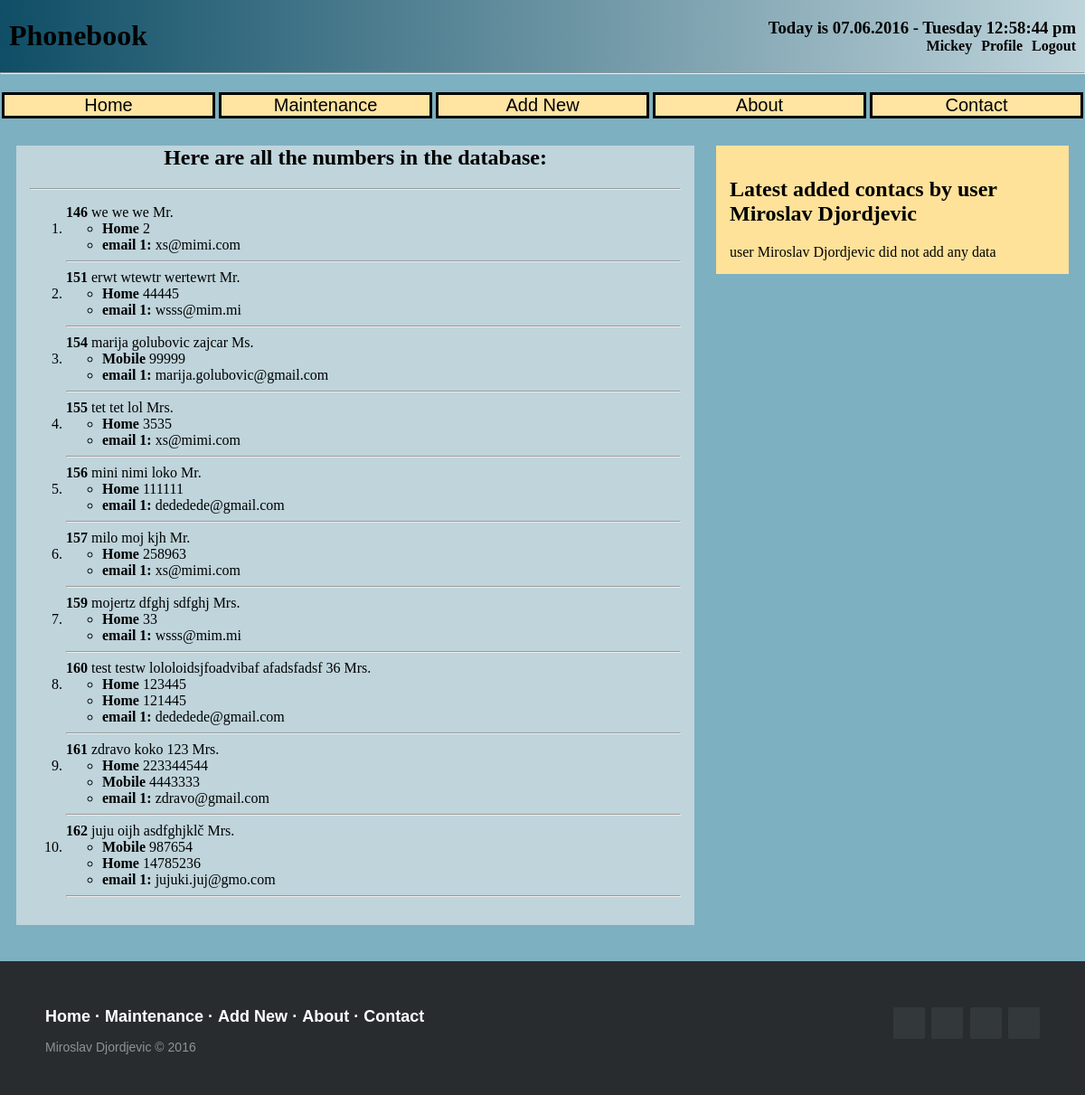
Page /home.php (signed in) on the committed database.
### tables this page shows
CREATE TABLE IF NOT EXISTS `t_phonebook_det` (
  `id` int(11) NOT NULL,
  `name` text,
  `surname` text,
  `gender` varchar(10) NOT NULL,
  `address` text,
  `title` text,
  `photo` blob NOT NULL,
  `useradded` text,
  `dateadded` timestamp NOT NULL DEFAULT CURRENT_TIMESTAMP
);

CREATE TABLE IF NOT EXISTS `t_phonebook_more_numbers` (
  `id` int(11) NOT NULL,
  `phonebook_id` int(11) NOT NULL,
  `description` text,
  `phone_number` varchar(15) DEFAULT NULL,
  `useradded` text,
  `dateadded` timestamp NOT NULL DEFAULT CURRENT_TIMESTAMP
);

CREATE TABLE IF NOT EXISTS `t_email` (
  `id` int(11) NOT NULL,
  `phonebook_id` int(11) NOT NULL,
  `email` varchar(255) NOT NULL
);

CREATE TABLE IF NOT EXISTS `t_user` (
  `id` int(11) NOT NULL,
  `username` varchar(16) NOT NULL,
  `password` varchar(128) NOT NULL,
  `first_name` varchar(40) NOT NULL,
  `last_name` varchar(40) NOT NULL,
  `email` varchar(50) NOT NULL,
  `rol` enum('Administrator','User','','') NOT NULL,
  `active` varchar(255) NOT NULL DEFAULT 'No',
  `salt` char(128) NOT NULL,
  `resetComplete` varchar(3) NOT NULL DEFAULT 'No',
  `resetToken` varchar(255) NOT NULL
);

### includes/helpers.inc.php (the view)
<?php
function html($text)
{
	return htmlspecialchars($text, ENT_QUOTES, 'UTF-8');
}
function htmlout($text)
{
	echo html($text);
}

### home.php (shortened to what this page needs)
<?php
include('conn.php');
if($pdo){
 $log_user = "SELECT id, first_name, last_name, rol FROM t_user WHERE username= '".$_SESSION['username']."'";
			   $userIDD = $pdo->query($log_user);
while ($row = $userIDD->fetch()){
					$user_data[] = $row;
				}}
				foreach ($user_data as $user_loged) {
								$userID = $user_loged['id'];
								$first_name = $user_loged['first_name'];
								$last_name = $user_loged['last_name'];
								$rol = $user_loged['rol'];
								 }
?>
<!DOCTYPE html>
<html>
	<head>
		<link rel="stylesheet" type="text/css" href="mycss.css">
	</head>
	<body>
		<header class="bar">
			<?php include 'header.php';
			?>
		</header>
		<div id="menu">
			<?php include 'main_menu.php';
			?>
		</div>
		<div id="body">
			<div class="content">
				<?php
				try{
					switch ($rol) {
						case "Administrator":
							$sql = "SELECT DISTINCT id, name, surname, address, title
							FROM t_phonebook_det";
							$result = $pdo->query($sql);
						break;
					}
					$recent_posts = "SELECT * FROM t_phonebook_det WHERE useradded = '$userID' ORDER BY id DESC LIMIT 5";
					$result_rec = $pdo->query($recent_posts);
				}
				catch (PDOException $e){
					$error = 'Error fetching number: ' . $e->getMessage();
					include 'error.html.php';
					exit();
				}
				while ($row = $result->fetch()){
					$names[] = $row;
				}
				include 'names.html.php';
				?>
			</div>
			<div class="aside">
				<?php
					include 'latest.php';
				?>
			</div>
		</div>
	</body>
	<footer class="footer-distributed">
		<?php include 'footer.php';
		?>
	</footer>
</html>

### header.php (shortened to what this page needs)
<?php
echo '<h1>Phonebook</h1>
	<div class="right_header_content">
		<h3>';
echo 'Today is'.  '  '. date('d.m.Y') . ' - ' . date('l') . ' ' . date('h:i:s a') . '';
echo '</h3>';
	if(isset($_SESSION['username'])){
		echo '
		<h4><a href="logout.php">Logout</a></h4>
		<h4><a href="profile.php">Profile</a></h4>
		<h4>
		'.$_SESSION['username'].' </h4>
		<h4>';
} else {
		echo '<h4><a href="login.php">Login</a></h4>';
		echo '<h4><a href="register.php">Register</a></h4>';
}
echo '</h4>
			</div>
			<hr style="clear:both;"/>';
?>

### main_menu.php
<?php
echo '<ul>
		<li><a href="home.php">Home</a></li>
		<li><a href="maintenance.php">Maintenance</a></li>
		<li><a href="form.html.php">Add New</a></li>
		<li><a href="about.php">About</a></li>
		<li><a href="contact.php">Contact</a></li>
	</ul>';
?>

### names.html.php (shortened to what this page needs)
<?php include_once $_SERVER['DOCUMENT_ROOT'] . '/sample/includes/helpers.inc.php';
?>
<!DOCTYPE HTML>
<html lang="en-US">
	<head>
	</head>
	<body>
		<h2 class="names_line">Here are all the numbers in the database:</h2>
		<hr/>
		<form action="" method="post">
			<ol>
				<?php foreach ($names as $name) { ?>
					<?php echo "<b>"; ?>
					<?php echo "</b>"; ?>
					<li>
						<ul>
							<?php
								$contact = $pdo->query('SELECT * FROM t_phonebook_more_numbers WHERE phonebook_id="'.$name['id'].'";');
							?>
							<?php
								foreach ($contact as $number) {
							?>
							<li>
								<?php echo "<b>"; ?>
								<?php echo "</b>"; ?>
								<?php } ?>
								<?php
									$emails = $pdo->query('SELECT * FROM t_email WHERE phonebook_id="'.$name['id'].'";');
								?>
								<?php $i = 1;
									foreach ($emails as $email) {
								?>
							</li>
							<li>
								<?php echo "<b>"; ?>
								<?php echo "email ".$i. ": "; ?>
								<?php echo "</b>"; ?>
								<?php $i++;
								} ?>
							</li>
						</ul>
						<hr/>
					</li>
				<?php } ?>
			</ol>
		</form>
	</body>
</html>

### latest.php (shortened to what this page needs)
<?php include_once $_SERVER['DOCUMENT_ROOT'] . '/sample/includes/helpers.inc.php'; ?>
<!DOCTYPE HTML>
<html lang="en-US">
	<head>
	</head>
	<body>
		<h2>Latest added contacs by <?php
		echo 'user' . ' ' . $first_name . ' ' . $last_name . ' '; ?>
		</h2>
			<?php
				if ($result_rec->rowCount() > 0) {
					$row_rec = array();
					foreach ($rec_names as $rec_name) {  ?>
					<ul>
						<?php echo "<b>"; ?>
						<?php htmlout($rec_name['id']); ?>
						<?php echo "</b>"; ?>
						<?php htmlout($rec_name['name'] . " " . $rec_name['surname'] . " " . $rec_name['address'] . " " . $rec_name['title']); ?>
					</ul>
					<?php }
				} else {
					echo 'user' . ' ' . $first_name . ' ' . $last_name . ' ' . 'did not add any data';
				}
			?>
	</body>
</html>

### footer.php
<?php
echo '
			<div class="footer-right">
				<a href="#"><i class="fa fa-facebook"></i></a>
				<a href="#"><i class="fa fa-twitter"></i></a>
				<a href="#"><i class="fa fa-linkedin"></i></a>
				<a href="#"><i class="fa fa-github"></i></a>
			</div>
			<div class="footer-left">
				<ul class="footer-links">
					<li>
						<a href="home.php">Home</a>
					</li>
					<li>
						<a href="maintenance.php">Maintenance</a>
					</li>
					<li>
						<a href="form.html.php">Add New</a>
					</li>
					<li>
						<a href="#">About</a>
					</li>
					<li>
						<a href="#">Contact</a>
					</li>
				</ul>
				<p>Miroslav Djordjevic &copy; 2016</p>
			</div>
';
?>

### mycss.css (style rules this page uses)
html { background-color: #7DB0C1; }
body { margin: 0 auto; }
#menu ul { text-align: center; list-style: none; padding:0; margin: 0; overflow: hidden; }
#menu li { float: none; border-style: solid; display: inline-block; }
#menu { text-align: center; margin-bottom: 30px; }
#menu a { color:black; display:block; width: 230px; font-size: 20px; font-family: arial; text-decoration: none; background-color: #FFE4A2; }
#body { background-color: rgb (49, 114, 136); background-size: 100%; background-position: center 100px; -webkit-background-size: cover; -moz-background-size: cover; -o-background-size: cover; height: auto; overflow: hidden; padding-bottom: 10px; position: relative; margin: 0 auto; }
.bar { width: 100%; background: #0F4E66; background: -webkit-linear-gradient(left, #0F4E66, #BFD4DB); background: -o-linear-gradient(right, #0F4E66, #BFD4DB); background: -moz-linear-gradient(right, #0F4E66, #BFD4DB); background: linear-gradient(to right, #0F4E66, #BFD4DB); margin-bottom: 20px; }
.bar h1 { text-align:left; float:left; margin-left: 10px; }
.right_header_content { float:right; margin-right: 10px; margin-top: 20px; }
.right_header_content h3, .right_header_content h4 { text-align: right; margin: 0 auto; }
.right_header_content h4 { float:right; padding-left: 10px; }
.right_header_content a { display:inline-block; text-decoration: none; color: inherit; }
.content { float: left; margin: 0 0.5% 0 1.5%; width: 60%; background-color: #BFD4DB; padding: 15px; }
.aside { float: right; margin: 0 1.5% 0 -0.5%; width: 30%; display: block; background-color: #FFE299; padding: 15px; }
.names_line { margin-top: -15px; text-align: center; }
footer { position: static; bottom: 0; }
.footer-distributed { background-color: #292c2f; box-shadow: 0 1px 1px 0 rgba(0, 0, 0, 0.12); box-sizing: border-box; width: 100%; text-align: left; font: normal 16px sans-serif; padding: 45px 50px; margin-top: 30px; }
.footer-distributed .footer-left p { color: #8f9296; font-size: 14px; margin: 0; }
.footer-links li { list-style: none; display: inline; }
.footer-links li:after { content: " \00b7"; }
.footer-links li:last-child:after { content: none; }
.footer-links { font-size:18px; font-weight: bold; color: #ffffff; margin: 0 0 10px; padding: 0; }
.footer-links a { display:inline-block; line-height: 1.8; text-decoration: none; color: inherit; }
.footer-distributed .footer-right { float: right; margin-top: 6px; max-width: 180px; }
.footer-distributed .footer-right a { display: inline-block; width: 35px; height: 35px; background-color: #33383b; border-radius: 2px; font-size: 20px; color: #ffffff; text-align: center; line-height: 35px; margin-left: 3px; }

### rows in the picture
t_phonebook_det: id "146 we we we Mr."
t_phonebook_more_numbers: description "Home 2"
t_email: email "xs@mimi.com"
t_phonebook_det: id "151 erwt wtewtr wertewrt Mr."
t_phonebook_more_numbers: description "Home 44445"
t_email: email "wsss@mim.mi"
t_phonebook_det: id "154 marija golubovic zajcar Ms."
t_phonebook_more_numbers: description "Mobile 99999"
t_email: email "marija.golubovic@gmail.com"
t_phonebook_det: id "155 tet tet lol Mrs."
t_phonebook_more_numbers: description "Home 3535"
t_email: email "xs@mimi.com"
t_phonebook_det: id "156 mini nimi loko Mr."
t_phonebook_more_numbers: description "Home 111111"
t_email: email "dededede@gmail.com"
t_phonebook_det: id "157 milo moj kjh Mr."
t_phonebook_more_numbers: description "Home 258963"
t_email: email "xs@mimi.com"
t_phonebook_det: id "159 mojertz dfghj sdfghj Mrs."
t_phonebook_more_numbers: description "Home 33"
t_email: email "wsss@mim.mi"
t_phonebook_det: id "160 test testw lololoidsjfoadvibaf afadsfadsf 36 Mrs."
t_phonebook_more_numbers: description "Home 123445"
t_phonebook_more_numbers: description "Home 121445"
t_email: email "dededede@gmail.com"
t_phonebook_det: id "161 zdravo koko 123 Mrs."
t_phonebook_more_numbers: description "Home 223344544"
t_phonebook_more_numbers: description "Mobile 4443333"
t_email: email "zdravo@gmail.com"
t_phonebook_det: id "162 juju oijh asdfghjklč Mrs."
t_phonebook_more_numbers: description "Mobile 987654"
t_phonebook_more_numbers: description "Home 14785236"
t_email: email "jujuki.juj@gmo.com"
t_user: first_name "Miroslav", last_name "Djordjevic"

### other values in the picture
$_SESSION['username'] "Mickey"
